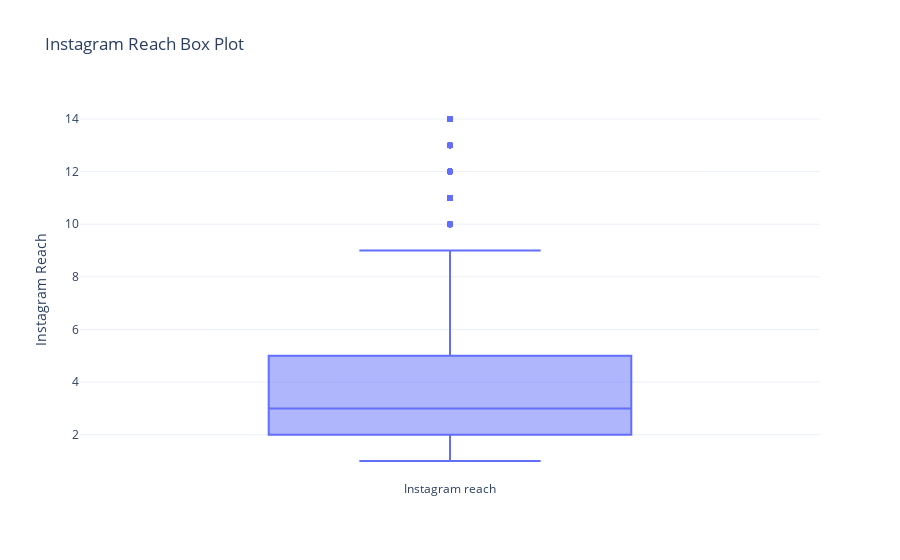

The code cell stored with this chart in its notebook:
### Code cell
fig = go.Figure()
fig.add_trace(go.Box(y=data['Quantity'], 
                     name='Instagram reach'))
fig.update_layout(title='Instagram Reach Box Plot', 
                  yaxis_title='Instagram Reach')
fig.show()

### Figure 1 — Plotly figure (JSON) as saved in the notebook; plotly's stock layout.template omitted (floating-point values rounded to 4 significant figures; data arrays with more than 128 entries replaced by an {"elided": "..."} marker saying what was removed)
{"data": [{"name": "Instagram reach", "type": "box", "y": {"elided": "9994 int values"}}], "layout": {"title": {"text": "Instagram Reach Box Plot"}, "yaxis": {"title": {"text": "Instagram Reach"}}}}
